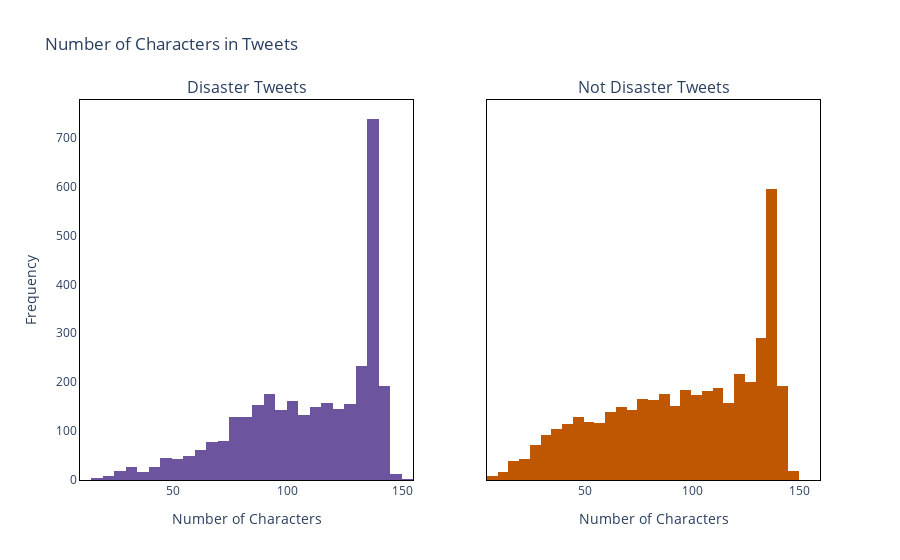

Notebook cell for this chart:
### Markdown cell above
### 2. Exploratory Data Analysis

### Code cell
# Create subplots with one row and two columns
fig = sp.make_subplots(rows=1, cols=2, subplot_titles=['Disaster Tweets', 'Not Disaster Tweets'],
                       shared_yaxes=True)

# Disaster tweets
tweet_len_disaster = tweet[tweet['target'] == 1]['text'].str.len()
fig.add_trace(go.Histogram(x=tweet_len_disaster, marker_color=violet), row=1, col=1)

# Not disaster tweets
tweet_len_not_disaster = tweet[tweet['target'] == 0]['text'].str.len()
fig.add_trace(go.Histogram(x=tweet_len_not_disaster, marker_color=dark_orange), row=1, col=2)

# Update layout with titles and labels
fig.update_layout(
    title='Number of Characters in Tweets',
    xaxis=dict(title='Number of Characters'),
    yaxis=dict(title='Frequency'),
    xaxis2=dict(title='Number of Characters'),  # Add x-axis label for the second subplot
    showlegend=False,  # Hide legend for individual clarity
    plot_bgcolor='white',
    paper_bgcolor='white'  # Set the paper background to white
)

# Update axis appearance
fig.update_xaxes(showline=True, linewidth=1, linecolor='black', mirror=True)
fig.update_yaxes(showline=True, linewidth=1, linecolor='black', mirror=True)

# Show the plot
fig.show()

### Figure 1 — Plotly figure (JSON) as saved in the notebook; plotly's stock layout.template omitted (floating-point values rounded to 4 significant figures; data arrays with more than 128 entries replaced by an {"elided": "..."} marker saying what was removed)
{"data": [{"marker": {"color": "rgb(108, 84, 158)"}, "type": "histogram", "x": {"elided": "3271 int values"}, "xaxis": "x", "yaxis": "y"}, {"marker": {"color": "rgb(191, 87, 0)"}, "type": "histogram", "x": {"elided": "4342 int values"}, "xaxis": "x2", "yaxis": "y2"}], "layout": {"annotations": [{"font": {"size": 16}, "showarrow": false, "text": "Disaster Tweets", "x": 0.225, "xanchor": "center", "xref": "paper", "y": 1, "yanchor": "bottom", "yref": "paper"}, {"font": {"size": 16}, "showarrow": false, "text": "Not Disaster Tweets", "x": 0.775, "xanchor": "center", "xref": "paper", "y": 1, "yanchor": "bottom", "yref": "paper"}], "paper_bgcolor": "white", "plot_bgcolor": "white", "showlegend": false, "title": {"text": "Number of Characters in Tweets"}, "xaxis": {"anchor": "y", "domain": [0, 0.45], "linecolor": "black", "linewidth": 1, "mirror": true, "showline": true, "title": {"text": "Number of Characters"}}, "xaxis2": {"anchor": "y2", "domain": [0.55, 1], "linecolor": "black", "linewidth": 1, "mirror": true, "showline": true, "title": {"text": "Number of Characters"}}, "yaxis": {"anchor": "x", "domain": [0, 1], "linecolor": "black", "linewidth": 1, "mirror": true, "showline": true, "title": {"text": "Frequency"}}, "yaxis2": {"anchor": "x2", "domain": [0, 1], "linecolor": "black", "linewidth": 1, "matches": "y", "mirror": true, "showline": true, "showticklabels": false}}}
